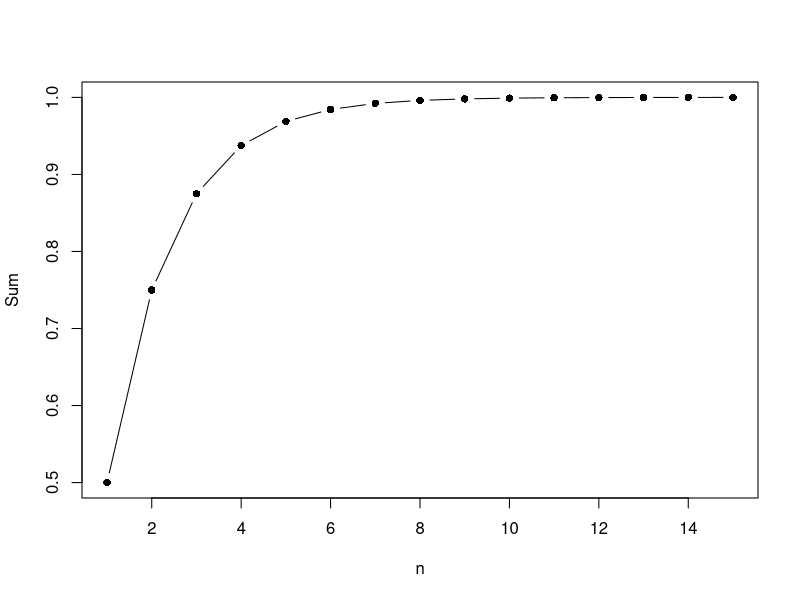

Here is the R script that generated this plot:
## ---- chunk 1
plot(cumsum(1/2^(1:15)), type= "b", xlab = "n", ylab = "Sum", pch=16)
